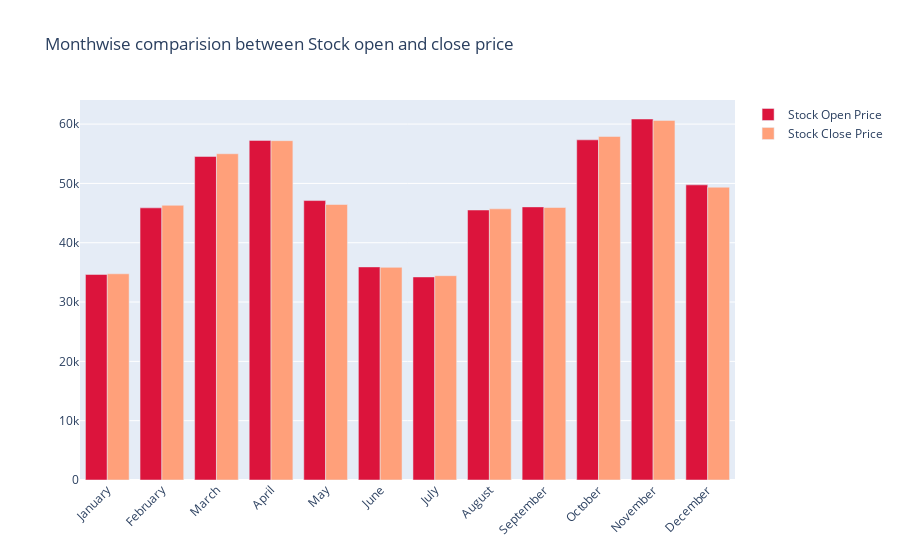

Write notebook code for a chart like this one.
### Markdown cell above
#### Since we had data till September, so after September its showing NaN

### Code cell
fig = go.Figure()

fig.add_trace(go.Bar(
    x=monthvise.index,
    y=monthvise['open'],
    name='Stock Open Price',
    marker_color='crimson'
))
fig.add_trace(go.Bar(
    x=monthvise.index,
    y=monthvise['close'],
    name='Stock Close Price',
    marker_color='lightsalmon'
))

fig.update_layout(barmode='group', xaxis_tickangle=-45, 
                  title='Monthwise comparision between Stock open and close price')
fig.show()

### Figure 1 — Plotly figure (JSON) as saved in the notebook; plotly's stock layout.template omitted (floating-point values rounded to 4 significant figures)
{"data": [{"marker": {"color": "crimson"}, "name": "Stock Open Price", "type": "bar", "x": ["January", "February", "March", "April", "May", "June", "July", "August", "September", "October", "November", "December"], "y": [34650.0, 45870.0, 54540.0, 57250.0, 47110.0, 35920.0, 34230.0, 45520.0, 46040.0, 57340.0, 60860.0, 49750.0]}, {"marker": {"color": "lightsalmon"}, "name": "Stock Close Price", "type": "bar", "x": ["January", "February", "March", "April", "May", "June", "July", "August", "September", "October", "November", "December"], "y": [34760.0, 46310.0, 55000.0, 57210.0, 46440.0, 35850.0, 34440.0, 45710.0, 45940.0, 57910.0, 60620.0, 49360.0]}], "layout": {"barmode": "group", "title": {"text": "Monthwise comparision between Stock open and close price"}, "xaxis": {"tickangle": -45}}}
